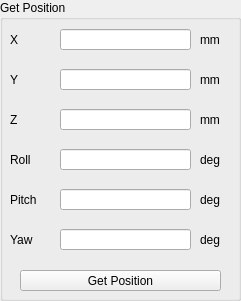
   <widget class="QGroupBox" name="groupBox_3">
    <property name="geometry">
     <rect>
      <x>570</x>
      <y>20</y>
      <width>241</width>
      <height>301</height>
     </rect>
    </property>
    <property name="title">
     <string>Get Position</string>
    </property>
    <widget class="QLabel" name="label_17">
     <property name="geometry">
      <rect>
       <x>10</x>
       <y>30</y>
       <width>21</width>
       <height>20</height>
      </rect>
     </property>
     <property name="text">
      <string>X</string>
     </property>
    </widget>
    <widget class="QLabel" name="label_18">
     <property name="geometry">
      <rect>
       <x>10</x>
       <y>70</y>
       <width>21</width>
       <height>20</height>
      </rect>
     </property>
     <property name="text">
      <string>Y</string>
     </property>
    </widget>
    <widget class="QLineEdit" name="position_x">
     <property name="geometry">
      <rect>
       <x>60</x>
       <y>29</y>
       <width>131</width>
       <height>21</height>
      </rect>
     </property>
     <property name="text">
      <string/>
     </property>
    </widget>
    <widget class="QLineEdit" name="position_y">
     <property name="geometry">
      <rect>
       <x>60</x>
       <y>69</y>
       <width>131</width>
       <height>21</height>
      </rect>
     </property>
     <property name="text">
      <string/>
     </property>
    </widget>
    <widget class="QLabel" name="label_19">
     <property name="geometry">
      <rect>
       <x>200</x>
       <y>30</y>
       <width>31</width>
       <height>20</height>
      </rect>
     </property>
     <property name="text">
      <string>mm</string>
     </property>
    </widget>
    <widget class="QLabel" name="label_20">
     <property name="geometry">
      <rect>
       <x>200</x>
       <y>70</y>
       <width>31</width>
       <height>20</height>
      </rect>
     </property>
     <property name="text">
      <string>mm</string>
     </property>
    </widget>
    <widget class="QLineEdit" name="position_z">
     <property name="geometry">
      <rect>
       <x>60</x>
       <y>109</y>
       <width>131</width>
       <height>21</height>
      </rect>
     </property>
     <property name="text">
      <string/>
     </property>
    </widget>
    <widget class="QLineEdit" name="roll_value">
     <property name="geometry">
      <rect>
       <x>60</x>
       <y>149</y>
       <width>131</width>
       <height>21</height>
      </rect>
     </property>
     <property name="text">
      <string/>
     </property>
    </widget>
    <widget class="QLabel" name="label_21">
     <property name="geometry">
      <rect>
       <x>200</x>
       <y>110</y>
       <width>31</width>
       <height>20</height>
      </rect>
     </property>
     <property name="text">
      <string>mm</string>
     </property>
    </widget>
    <widget class="QLabel" name="label_22">
     <property name="geometry">
      <rect>
       <x>10</x>
       <y>150</y>
       <width>31</width>
       <height>20</height>
      </rect>
     </property>
     <property name="text">
      <string>Roll</string>
     </property>
    </widget>
    <widget class="QLabel" name="label_23">
     <property name="geometry">
      <rect>
       <x>200</x>
       <y>150</y>
       <width>31</width>
       <height>20</height>
      </rect>
     </property>
     <property name="text">
      <string>deg</string>
     </property>
    </widget>
    <widget class="QLabel" name="label_24">
     <property name="geometry">
      <rect>
       <x>10</x>
       <y>110</y>
       <width>21</width>
       <height>20</height>
      </rect>
     </property>
     <property name="text">
      <string>Z</string>
     </property>
    </widget>
    <widget class="QLabel" name="label_25">
     <property name="geometry">
      <rect>
       <x>10</x>
       <y>190</y>
       <width>41</width>
       <height>20</height>
      </rect>
     </property>
     <property name="text">
      <string>Pitch</string>
     </property>
    </widget>
    <widget class="QLabel" name="label_26">
     <property name="geometry">
      <rect>
       <x>200</x>
       <y>190</y>
       <width>31</width>
       <height>20</height>
      </rect>
     </property>
     <property name="text">
      <string>deg</string>
     </property>
    </widget>
    <widget class="QLineEdit" name="pitch_value">
     <property name="geometry">
      <rect>
       <x>60</x>
       <y>189</y>
       <width>131</width>
       <height>21</height>
      </rect>
     </property>
     <property name="text">
      <string/>
     </property>
    </widget>
    <widget class="QLabel" name="label_27">
     <property name="geometry">
      <rect>
       <x>200</x>
       <y>230</y>
       <width>31</width>
       <height>20</height>
      </rect>
     </property>
     <property name="text">
      <string>deg</string>
     </property>
    </widget>
    <widget class="QLineEdit" name="yaw_value">
     <property name="geometry">
      <rect>
       <x>60</x>
       <y>229</y>
       <width>131</width>
       <height>21</height>
      </rect>
     </property>
     <property name="text">
      <string/>
     </property>
    </widget>
    <widget class="QLabel" name="label_28">
     <property name="geometry">
      <rect>
       <x>10</x>
       <y>230</y>
       <width>41</width>
       <height>20</height>
      </rect>
     </property>
     <property name="text">
      <string>Yaw</string>
     </property>
    </widget>
    <widget class="QPushButton" name="btn_get_pos">
     <property name="geometry">
      <rect>
       <x>20</x>
       <y>270</y>
       <width>201</width>
       <height>21</height>
      </rect>
     </property>
     <property name="text">
      <string>Get Position</string>
     </property>
    </widget>
   </widget>
